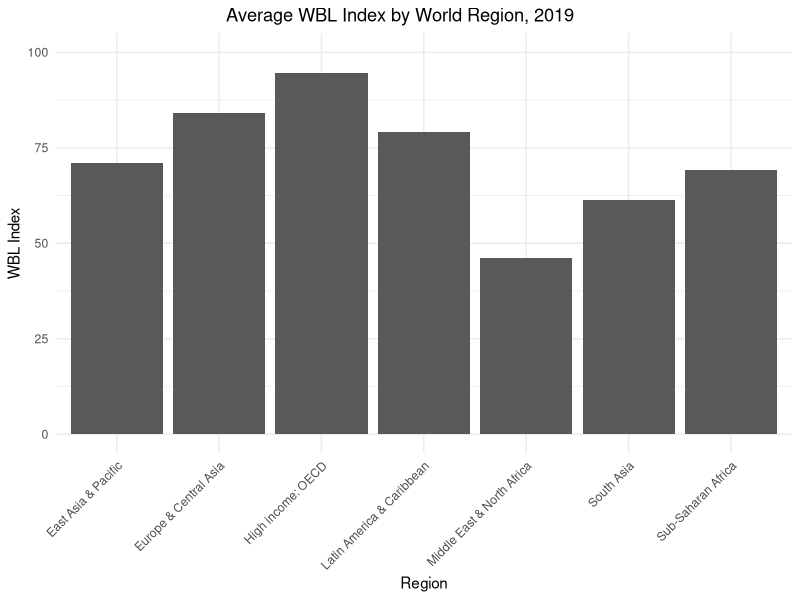
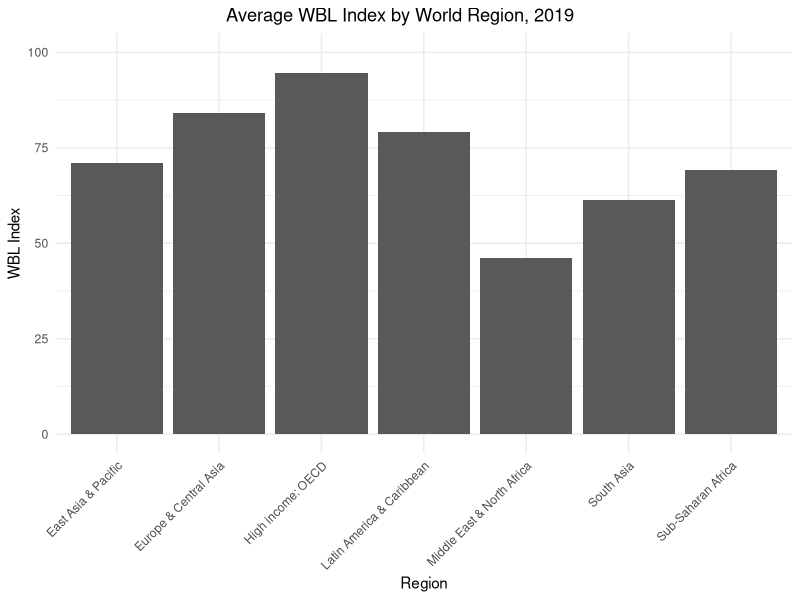
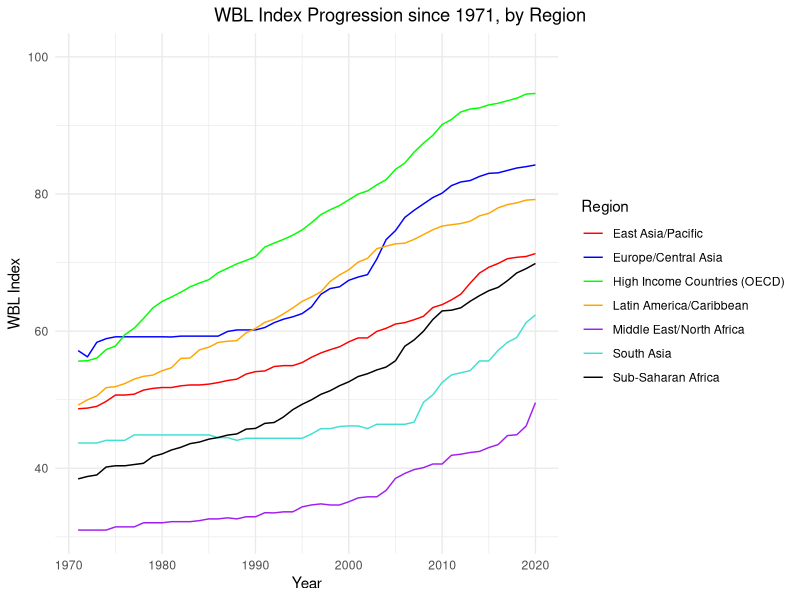
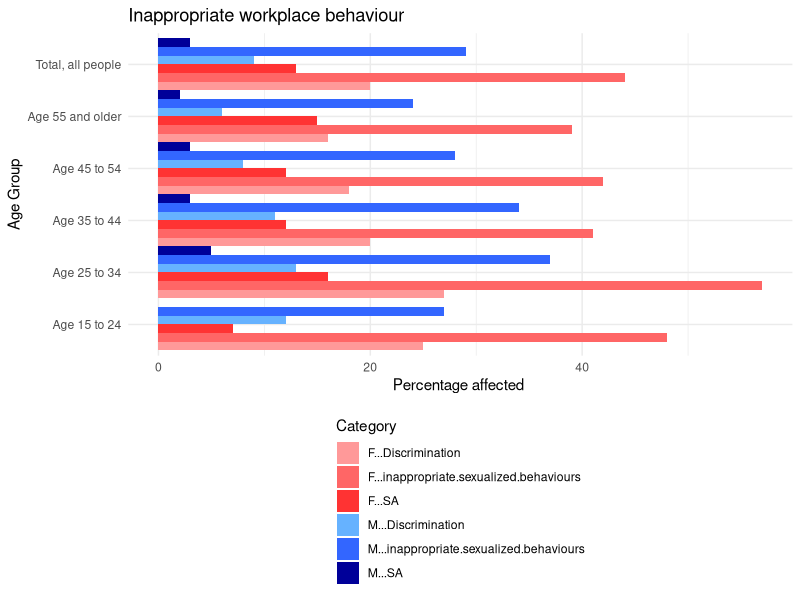

Reproduce these figures in R, in order.
## ---- chunk 1
#| include: false
#| warning: false
#| message: false

library(tidyverse)

## WBL Dataset Setup

wb_data <- read_csv(here::here("outputs/data/wb_data_clean.csv"))
## ---- chunk 2
#| message: false
#| echo: false
#| warning: false
#| fig-cap: Figure 1A from Hyland et al. 
#| fig-align: center

## Replication of Figure 1A: Avg. WBL Index in 2019


# average out the index across regions
region_avg_index <- wb_data |> group_by(Region) |> filter(`WBL Report Year` == 2019) |>
                    summarise(avg_index = mean(`WBL_index`, na.rm = TRUE), .groups = "drop")


# Plot in ggplot2

  ggplot(data = region_avg_index, mapping = aes(x = Region, y = avg_index)) +
  geom_col() +
  labs(title="Average WBL Index by World Region, 2019", x="Region", y="WBL Index") +
  theme_minimal() +
  ylim (NA, 100) +
  theme(plot.title.position = "plot",
        plot.title = element_text(hjust = 0.5), 
        axis.text.x = element_text (angle = 45, vjust = 1, hjust=1))

## ---- chunk 3
#| message: false
#| echo: false
#| warning: false
#| fig-cap: Figure 1B from Hyland et al. 
#| fig-align: center

## Replication of Figure 1A: Avg. WBL Index in 2019


# average out the index across regions
region_avg_index <- wb_data |> group_by(Region) |> filter(`WBL Report Year` == 2019) |>
                    summarise(avg_index = mean(`WBL_index`, na.rm = TRUE), .groups = "drop")


# Plot in ggplot2

  ggplot(data = region_avg_index, mapping = aes(x = Region, y = avg_index)) +
  geom_col() +
  labs(title="Average WBL Index by World Region, 2019", x="Region", y="WBL Index") +
  theme_minimal() +
  ylim (NA, 100) +
  theme(plot.title.position = "plot",
        plot.title = element_text(hjust = 0.5), 
        axis.text.x = element_text (angle = 45, vjust = 1, hjust=1))

## ---- chunk 4
#| message: false
#| echo: false
#| warning: false
#| fig-cap: Figure 2 from Hyland et al. 
#| fig-align: center

## Replication of Figure 2:  Charting the Progress of Legal Gender Equality over Time
  

#construct tibble of yearly averages of regions.   
regional_avgs_byyear <- wb_data |> select(
                            `WBL Report Year`, 
                            Region, 
                            WBL_index
                        ) |> group_by(Region, `WBL Report Year`) |> 
                             summarise(avg_index = mean(`WBL_index`, na.rm = TRUE), .groups = "drop")

# Sling into ggplot2

regional_avgs_byyear |> 
  ggplot(aes(x=`WBL Report Year`, y=avg_index, group=Region, color=Region)) +
  geom_line() +
  labs(title="WBL Index Progression since 1971, by Region", x="Year", y="WBL Index") +
  scale_color_manual(values=c("red", "blue", "green", "orange", "purple", "turquoise", "black"), labels=c("East Asia/Pacific","Europe/Central Asia", "High Income Countries (OECD)", "Latin America/Caribbean", "Middle East/North Africa", "South Asia", "Sub-Saharan Africa")) +
  theme_minimal() +
  ylim (NA, 100) + 
  theme(plot.title.position = "plot",
        plot.title = element_text(hjust = 0.5))

## ---- chunk 5
#| message: false
#| echo: false
#| warning: false
#| fig-align: center
library(kableExtra)

# Create a data frame for the table
pay <- data.frame(
  Indicator = "Pay",
  Score = 100,
  Question = "“Does the law mandate equal remuneration for work of equal value?”",
  Legal_Basis = "Ontario Pay Equity Act, Sec. 6",
  Citation = "For the purposes of this Act, pay equity is achieved under the job-to-job method of comparison when the job rate for the female job class that is the subject of the comparison is at least equal to the job rate for a male job class in the same establishment where the work performed in the two job classes is of equal or comparable value.",
  Article = "The gender wage gap in Canada: 1998 to 2018 Labour Statistics: Research Papers by Rachelle Pelletier, Martha Patterson and Melissa Moyser",
  Stylized_fact = "Women still earn 87 cents for every dollar a man earns in Canada",
  Link = "[Read more](https://www150.statcan.gc.ca/n1/en/pub/75-004-m/75-004-m2019004-eng.pdf?st=szPFyv6s)",
  Database = "Annualized data from the Labour Force Survey (LFS), a monthly household survey conducted by Statistics Canada.",
  Additional = "56,000 households, no aboriginal settlements or full-time Canadian Armed Force members, remote households in low population density areas"
)

# Transpose the data frame
pay <- t(pay)

# Replace underscores with spaces in column names
colnames(pay) <- gsub("_", " ", colnames(pay))

# Create a table using kableExtra
  kable(pay, format = "latex", caption = "Summary of findings -Pay Indicator") %>%
  column_spec(2, width = "29em")
## ---- chunk 6
#| message: false
#| echo: false
#| warning: false
#| fig-align: center
library(kableExtra)

# Create a data frame for the table
wagegap <- data.frame(
  Category = c("Total explained portion (sum of effects of variables below)", "Human capital", "Education", 
               "Job tenure", "Job attributes", "Part-time", "Public sector", "Union", "Firm size", 
               "Occupation and industry", "Occupation", "Industry", "Demographics", "Age", 
               "Province", "Children", "Marital status", "Total unexplained portion"),
  '1998' = c(28.0, 1.8, -0.5, 2.3, 10.1, 8.9, -0.6, 0.7, 1.1, 18.3, 1.8, 16.5, -2.2, -0.4, -0.1, -0.3, -1.4, 72.0),
  '2018' = c(36.6, -6.1, -4.8, -1.3, -0.7, 9.2, -5.3, -3.4, -1.1, 44.8, 5.1, 39.7, -1.6, -0.3, 1.0, -0.8, -1.5, 63.4)
)

colnames(wagegap) <- c("Category", "1998", "2018")

# Replace special characters in column names
#colnames(wagegap) <- gsub("`", "", colnames(wagegap))

# Create a table using kableExtra
kable(wagegap, format = "latex", booktabs = TRUE, escape = FALSE, caption = "Explanation of the Gender Wage Gap, 1998 to 2018") %>%
 kable_styling() %>%
#  add_header_above(c("Category" = 1, "1998" = 1, "2018" = 1)) %>%
  
  row_spec(18, bold = TRUE)

## ---- chunk 7
#| message: false
#| echo: false
#| warning: false
#| fig-align: center
library(kableExtra)

# Create a data frame for the table
workplace <- data.frame(
  Indicator = "Workplace",
  Score = 100,
  Question = "“Is there legislation on sexual harassment in employment?”",
  Legal_Basis = "Canadian Human Rights Act, Sec. 14(1) and (2)",
  Citation = "It is a discriminatory practice,in matters related to employment,to harass an individual on a prohibited ground of discrimination.",
  Article = "Gender Results Framework: A new data table on workplace harassment",
  Stylized_fact = "Women still earn 87 cents for every dollar a man earns in Canada",
  Link = "[Read more](https://www150.statcan.gc.ca/n1/daily-quotidien/240212/dq240212a-eng.htm)",
  Database = "Data from 2020 Survey on Sexual Misconduct at Work (SSMW) and Gender Results Framework."
)

# Transpose the data frame
workplace <- t(workplace)

# Replace underscores with spaces in column names
colnames(workplace) <- gsub("_", " ", colnames(workplace))
# Create a table using kableExtra
  kable(workplace, format = "latex", caption = "Summary of findings -Workplace Indicator") %>%
    
  column_spec(2, width = "29em")
## ---- chunk 8
#| message: false
#| echo: false
#| warning: false
#| fig-align: center

# Install and load necessary packages if not already installed
 # install.packages("tidyverse")

# Load the necessary libraries
library(tidyverse)

#  provided data
data <- read.table(text = '"Group" "M - inappropriate sexualized behaviours" "M - Discrimination" "M - SA" "F - inappropriate sexualized behaviours" "F - Discrimination" "F - SA"
"Total, all people" 29 9 3 44 20 13
"Age 15 to 24" 27 12 0 48 25 7
"Age 25 to 34" 37 13 5 57 27 16
"Age 35 to 44" 34 11 3 41 20 12
"Age 45 to 54" 28 8 3 42 18 12
"Age 55 and older" 24 6 2 39 16 15', header = TRUE)

# Transform the data into long format for ggplot
data_long <- data %>%
  pivot_longer(cols = -Group, names_to = "Category", values_to = "Percentage")

# Create a sideways stacked bar plot
ggplot(data_long, aes(x = Percentage, y = Group, fill = Category)) +
  geom_bar(stat = "identity", position = "dodge", width = 1) +
  scale_fill_manual(values = c("#FF9999", "#FF6666", "#FF3333", "#66B2FF", "#3366FF", "#000099"), name = "Category") +
  labs(title = "Inappropriate workplace behaviour ",
       x = "Percentage affected ",
       y = "Age Group") +
  
  theme_minimal() +
  theme(
 #   axis.text.y = element_text(angle = 0, hjust = 2),
    legend.position = "bottom",
    legend.direction = "vertical",
    legend.box = "horizontal",
)

## ---- chunk 9
#| message: false
#| echo: false
#| warning: false
#| fig-align: center
library(kableExtra)

# Create a data frame for the table
maternal <- data.frame(
  Indicator = "Parenthood",
  Score = 100,
  Question = "“Is there paid parental leave?”",
  Legal_Basis = "Employment Insurance Act, Art. 12(4); Employment Insurance Act, Secs. 12(4.01) and 23",
  Citation = "The maximum number of weeks for which benefits may be paid for a single pregnancy is 15",
  Article = "2021 MATERNITY LEAVE EXPERIENCE REPORT, Moms At Work",
  Stylized_fact = "One in every 3 mothers returning to the workplace experienced discrimination",
  Link = "[Read more](https://thisismomsatwork.com/wp-content/uploads/edd/2021/05/2021-Maternity-Leave-Experience-Report-Moms-at-Work-1.pdf)",
  Database = "Data from 2021 survey of 1090 mothers who had taken maternity leave in the last 10 years."
)

# Transpose the data frame
maternal <- t(maternal)

# Replace underscores with spaces in column names
colnames(maternal) <- gsub("_", " ", colnames(maternal))
# Create a table using kableExtra
  kable(maternal, format = "latex", caption = "Summary of findings -Parenthood Indicator") %>%
    
  column_spec(2, width = "29em")
